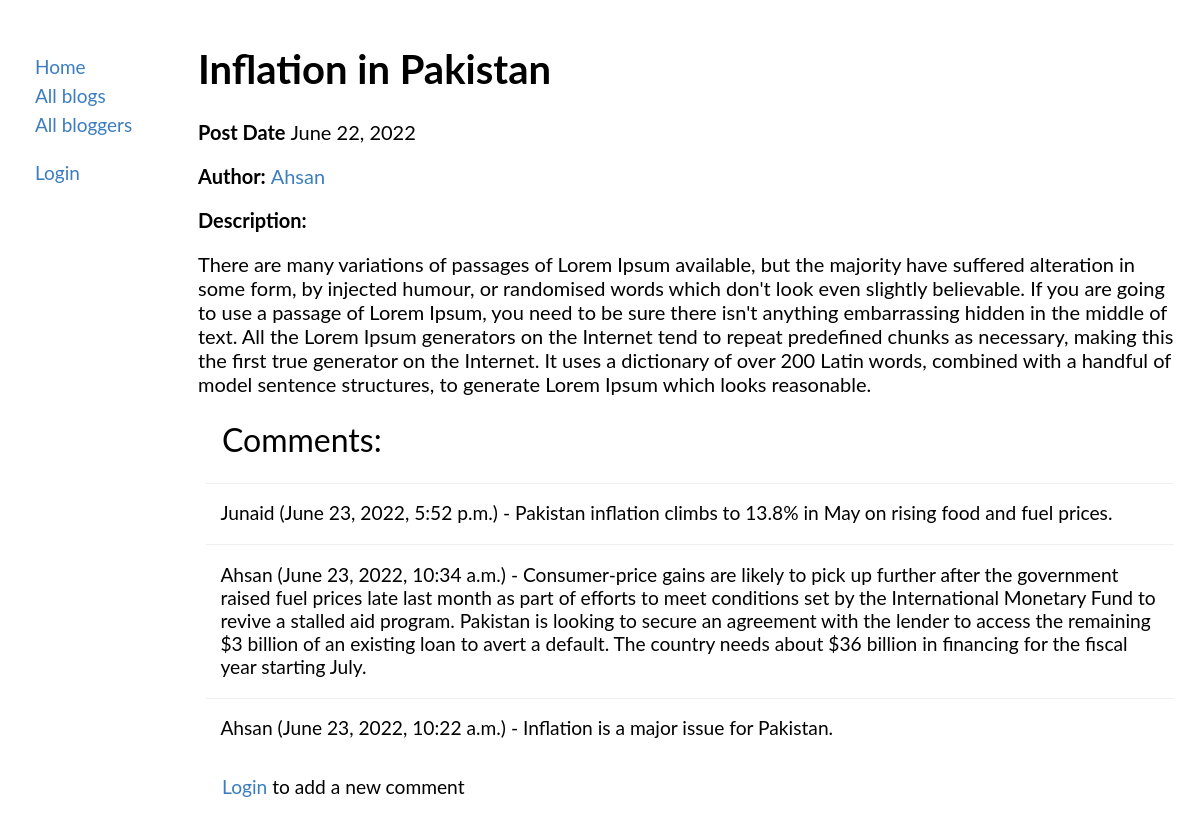
The page /blog/7/ on the database as committed earlier.
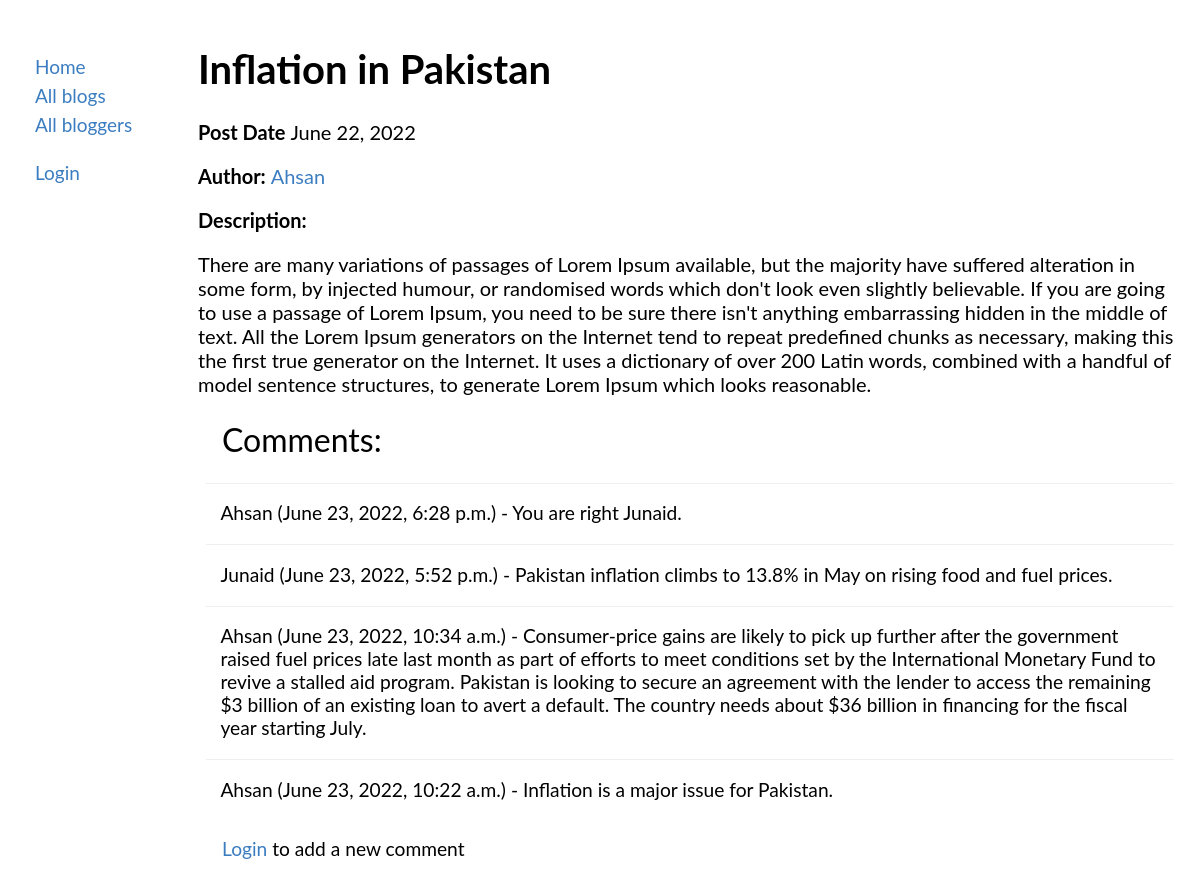
The same page on the database as committed later.
### blog/models.py (models this page shows, shortened)
class BlogComment(models.Model):
    blog = models.ForeignKey(Blog, on_delete=models.CASCADE, related_name='comments')
    comment_desc = models.TextField('Description:')
    comment_date = models.DateTimeField(auto_now_add=True)
    user = models.ForeignKey(User, on_delete=models.CASCADE)
    class Meta:
        ordering = ['-comment_date']

### blog/views.py (the view)
# urls.py: path('blog/<int:pk>/', views.BlogsDetailView.as_view(), name='blogsdetails'),
class BlogsDetailView(generic.DetailView):
    model = Blog
    template_name = 'blog/blogsdetails.html'

### blog/models.py (called while the page is built)
    def __str__(self):
        return self.author_name

### blog/templates/blog/blogsdetails.html (shortened to what this page needs)
{% extends "blog/base.html" %}
{% block content %}
<h1>{{ blog.blog_name }}</h1>
<p><strong>Post Date </strong>{{ blog.post_date | date }}</p>
<p><strong>Author: </strong><a href="{% url 'blog:bloggersdetails' blog.author_id %}">{{ blog.author }}</a></p>
<strong>Description: </strong><p>{{ blog.blog_desc }}</p>
<p style="margin: 1.5rem; font-size: 2rem">Comments: </p>
    {% for x in blog.comments.all %}
        <fieldset style="margin: .5rem; font-size: 1.2rem; border-width: 1px 0 0; padding-top: 1.1rem">
        {{ x.user }} ({{ x.comment_date }}) - {{ x.comment_desc }}
        </fieldset>
    {% endfor %}
<p style="margin: 1.5rem; font-size: 1.2rem">
 {% if user.is_authenticated %}
        <a href="{% url 'blog:blog_comment' blog.id %}">Add a new comment</a>
 {% else %}
     <a href="{% url 'login' %}?next={{request.path}}">Login</a> to add a new comment
 {% endif %}
</p>
{% endblock content %}

Rows that differ between the two databases and show on the page:
added BlogComment: user "Ahsan", comment_date "June 23, 2022, 6:28 p.m.", comment_desc "You are right Junaid."
